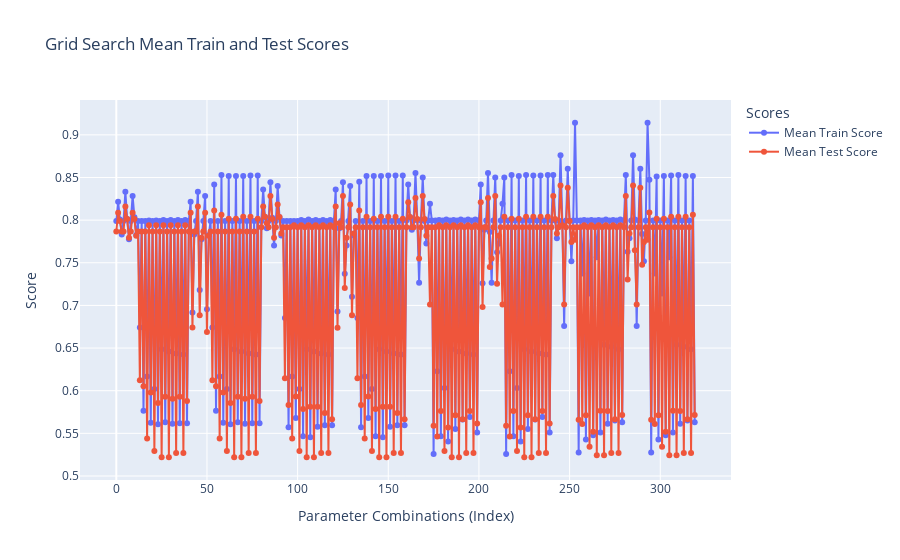

The notebook cell saved with this chart:
### Code cell
results = grid_search.cv_results_

# plt.clf()
# plt.figure(figsize=(10, 7))
# plt.plot(results["mean_train_score"])
# plt.plot(results["mean_test_score"])

fig = go.Figure()
# Add mean train score trace
fig.add_trace(go.Scatter(
    x=list(range(len(results["mean_train_score"]))),
    y=results["mean_train_score"],
    mode='lines+markers',
    name='Mean Train Score',
    text=results['params'],  # Display parameter values on hover
    hoverinfo='text+y',  # Show parameter values and y value
))
# Add mean test score trace
fig.add_trace(go.Scatter(
    x=list(range(len(results["mean_test_score"]))),
    y=results["mean_test_score"],
    mode='lines+markers',
    name='Mean Test Score',
    text=results['params'],  # Display parameter values on hover
    hoverinfo='text+y',  # Show parameter values and y value
))

# Update layout
fig.update_layout(
    title='Grid Search Mean Train and Test Scores',
    xaxis_title='Parameter Combinations (Index)',
    yaxis_title='Score',
    legend_title='Scores',
    hovermode='closest'
)
fig.show()

### Figure 1 — Plotly figure (JSON) as saved in the notebook; plotly's stock layout.template omitted (floating-point values rounded to 4 significant figures; data arrays with more than 128 entries replaced by an {"elided": "..."} marker saying what was removed)
{"data": [{"hoverinfo": "text+y", "mode": "lines+markers", "name": "Mean Train Score", "text": {"elided": "320 str values"}, "type": "scatter", "x": {"elided": "320 int values"}, "y": {"elided": "320 float values"}}, {"hoverinfo": "text+y", "mode": "lines+markers", "name": "Mean Test Score", "text": {"elided": "320 str values"}, "type": "scatter", "x": {"elided": "320 int values"}, "y": {"elided": "320 float values"}}], "layout": {"hovermode": "closest", "legend": {"title": {"text": "Scores"}}, "title": {"text": "Grid Search Mean Train and Test Scores"}, "xaxis": {"title": {"text": "Parameter Combinations (Index)"}}, "yaxis": {"title": {"text": "Score"}}}}
